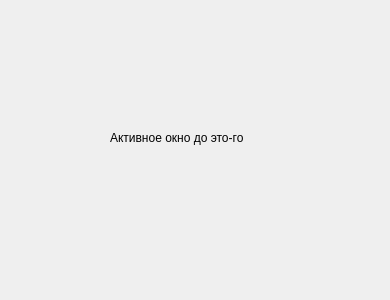
<?xml version="1.0" encoding="UTF-8"?>
<ui version="4.0">
 <class>SecondWindow2</class>
 <widget class="QDialog" name="SecondWindow2">
  <property name="geometry">
   <rect>
    <x>0</x>
    <y>0</y>
    <width>390</width>
    <height>300</height>
   </rect>
  </property>
  <property name="windowTitle">
   <string>Dialog</string>
  </property>
  <widget class="QLabel" name="label">
   <property name="geometry">
    <rect>
     <x>110</x>
     <y>130</y>
     <width>221</width>
     <height>16</height>
    </rect>
   </property>
   <property name="text">
    <string>Активное окно до это-го</string>
   </property>
  </widget>
 </widget>
 <resources/>
 <connections/>
</ui>
